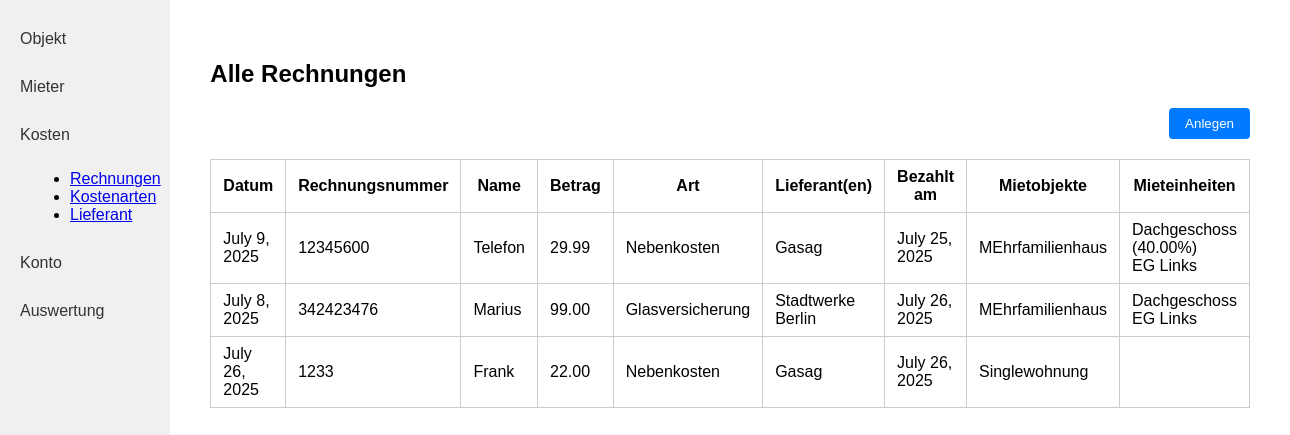
/rechnungen/, run on an earlier commit of the app's database.
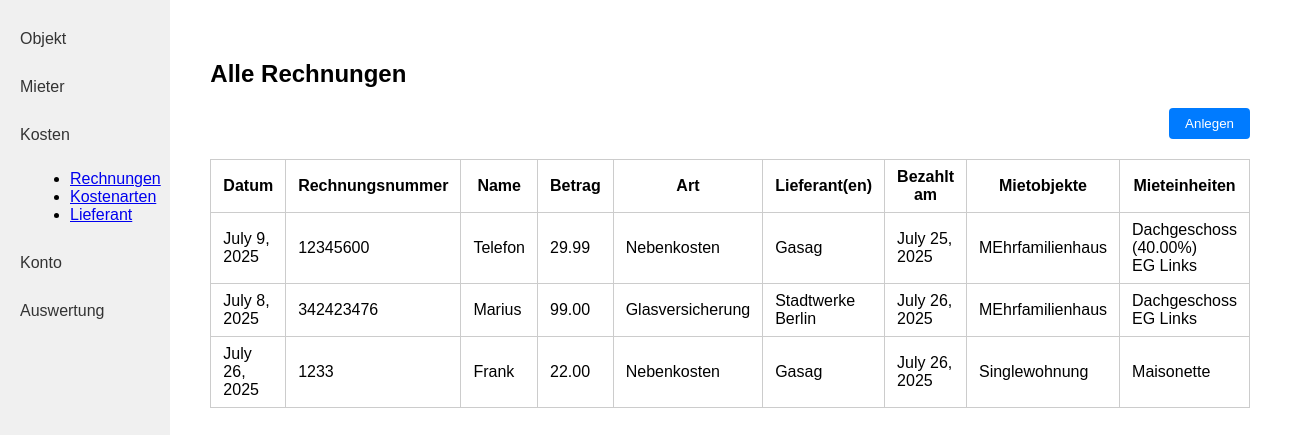
And on a later commit of the database.
### kostenpruefung_mietobjekte_app/models.py (models this page shows, shortened)
class Rechnung(models.Model):
    created_by = models.ForeignKey(User, on_delete=models.CASCADE, related_name="rechnungen_created", null=True, blank=True)
    datum = models.DateField()
    rechnungsnummer = models.CharField(max_length=255)
    name = models.CharField(max_length=255) # Descriptive name to identify the payment
    betrag = models.DecimalField(max_digits=10, decimal_places=2)
    art = models.ForeignKey('Rechnungsart', on_delete=models.PROTECT)
    lieferant = models.ManyToManyField('Lieferant')
    bezahlt_am = models.DateField()
    mietobjekt = models.ForeignKey('Mietobjekt', on_delete=models.CASCADE, related_name="rechnungen", null=True, blank=True)

class Rechnungsart(models.Model):
    created_by = models.ForeignKey(User, on_delete=models.CASCADE, related_name="rechnungsarten_created", null=True, blank=True)
    name = models.CharField(max_length=255)
    def __str__(self):
        return self.name

class Lieferant(models.Model):
    created_by = models.ForeignKey(User, on_delete=models.CASCADE, related_name="lieferanten_created", null=True, blank=True)
    firmenname = models.CharField(max_length=255)
    vorname = models.CharField(max_length=255)
    nachname = models.CharField(max_length=255)
    strasse = models.CharField(max_length=255)
    hausnummer = models.CharField(max_length=10)
    plz = models.CharField(max_length=10) # 2 - 10 characters (numbers and letters)
    ort = models.CharField(max_length=100)
    land = models.CharField(max_length=100)
    e_mail = models.EmailField()
    telefon = models.CharField(max_length=100)

class Mietobjekt(models.Model):
    created_by = models.ForeignKey(User, on_delete=models.CASCADE, related_name="mietobjekte_created", null=True, blank=True)
    name = models.CharField(max_length=255)
    strasse_hausnummer = models.CharField(max_length=255)
    plz = models.CharField(max_length=10) # 2 - 10 characters (numbers and letters)
    ort = models.CharField(max_length=100)
    land = models.CharField(max_length=100)
    kaufdatum = models.DateField()
    kaufpreis = models.DecimalField(max_digits=10, decimal_places=2)
    darlehen = models.DecimalField(max_digits=10, decimal_places=2)
    grundschuld = models.DecimalField(max_digits=10, decimal_places=2)
    FARBE_CHOICES = [
        ('rot', 'Rot'),
        ('blau', 'Blau'),
        ('gruen', 'Grün'),
        ('gelb', 'Gelb'),
        ('schwarz', 'Schwarz'),
    ]
    farbe = models.CharField(max_length=20, choices=FARBE_CHOICES)

class Mieteinheit(models.Model):
    mietobjekt = models.ForeignKey(Mietobjekt, on_delete=models.CASCADE, related_name="mieteinheiten")
    name = models.CharField(max_length=255)

class Prozent(models.Model):
    mieteinheit = models.ForeignKey('Mieteinheit', on_delete=models.CASCADE, related_name="prozent_mieteinheit")
    rechnung = models.ForeignKey('Rechnung', on_delete=models.CASCADE, related_name="prozent_rechnung")
    prozent = models.DecimalField(max_digits=5, decimal_places=2)  # Value between 0 and 100

### kostenpruefung_mietobjekte_app/views.py (the view)
# urls.py: path('rechnungen/', rechnungen, name='rechnungen'),
def rechnungen(request):
    rechnungen = Rechnung.objects.prefetch_related(
        'lieferant',
        'mietobjekt__mieteinheiten__prozent_mieteinheit'
    )
    return render(request, 'kostenpruefung_mietobjekte_app/rechnungen.html', {'rechnungen': rechnungen})

### kostenpruefung_mietobjekte_app/templates/kostenpruefung_mietobjekte_app/rechnungen.html (shortened to what this page needs)
{% load static %}
<!DOCTYPE html>
<html lang="de">
<head>
    <link rel="stylesheet" href="{% static 'kostenpruefung_mietobjekte_app/style.css' %}">
</head>
<body>
<div class="flex-container">
    <nav class="sidebar">
        <a class="sidebar-link" href="{% url 'objekt_index' %}">Objekt</a>
        <a class="sidebar-link" href="{% url 'mieter' %}">Mieter</a>
        <a class="sidebar-link" href="#">Kosten</a>
        <ul style="list-style-type: disc; margin-left: 30px; margin-bottom: 20px;">
            <li><a href="{% url 'rechnungen' %}">Rechnungen</a></li>
            <li><a href="{% url 'kostenarten' %}">Kostenarten</a></li>
            <li><a href="{% url 'lieferanten' %}">Lieferant</a></li>
        </ul>
        <a class="sidebar-link" href="{% url 'konto' %}">Konto</a>
        <a class="sidebar-link" href="#">Auswertung</a>
    </nav>
    <div class="main-content">
        <h2>Alle Rechnungen</h2>
        <form action="{% url 'rechnung_create' %}" method="get" style="margin-bottom: 16px;">
            <button class="action-btn" type="submit">Anlegen</button>
        </form>
        <table class="object-table">
            <tr>
                <th>Datum</th>
                <th>Rechnungsnummer</th>
                <th>Name</th>
                <th>Betrag</th>
                <th>Art</th>
                <th>Lieferant(en)</th>
                <th>Bezahlt am</th>
                <th>Mietobjekte</th>
                <th>Mieteinheiten</th>
            </tr>
            {% for r in rechnungen %}
            <tr>
                <td>{{ r.datum }}</td>
                <td>{{ r.rechnungsnummer }}</td>
                <td>{{ r.name }}</td>
                <td>{{ r.betrag }}</td>
                <td>{{ r.art }}</td>
                <td>
                    {% for l in r.lieferant.all %}
                        {{ l.firmenname }}{% if not forloop.last %},<br>{% endif %}
                    {% endfor %}
                </td>
                <td>{{ r.bezahlt_am }}</td>
                <td>{{ r.mietobjekt.name }}</td>
                <td>
                    {% for mieteinheit in r.mietobjekt.mieteinheiten.all %}
                        {{ mieteinheit.name }}
                        {% for prozent in mieteinheit.prozent_mieteinheit.all %}
                            {% if prozent in r.prozent_rechnung.all %}
                                ({{ prozent.prozent }}%)
                            {% endif %}
                        {% endfor %}
                        <br>
                    {% endfor %}
                </td>
            </tr>
            {% empty %}
            <tr>
                <td colspan="9">Keine Rechnungen vorhanden.</td>
            </tr>
            {% endfor %}
        </table>
    </div>
</div>
</body>
</html>

What changed in the data, as far as the page shows it:
added Mieteinheit: name "Maisonette", shown under Rechnung "Frank"
